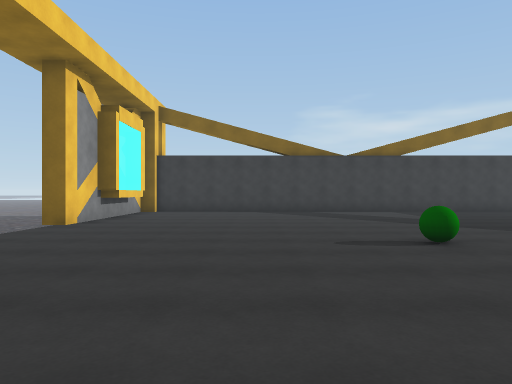
[1] (above)

12 first-person views from a walk through a Unity game level. The camera is 1.4 m above the floor, looks level and sees 70° across. The floor is counted in squares, 2 m on a side. Each view is taken from the middle of a square. On the plan, view 1 faces up. The plan holds only what a view shows up to about 11 squares ahead; the rest is blank. The place goes on beyond the plan.

[2]
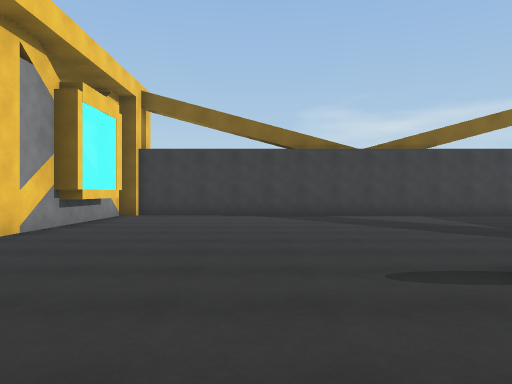

[3]
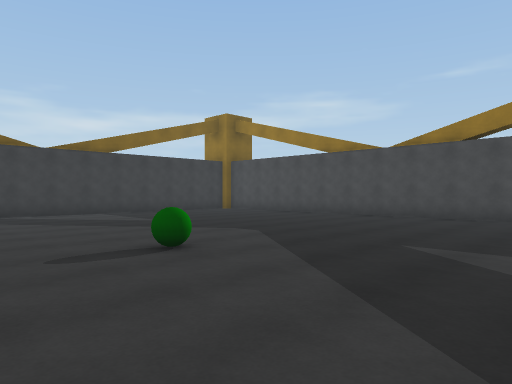

[4]
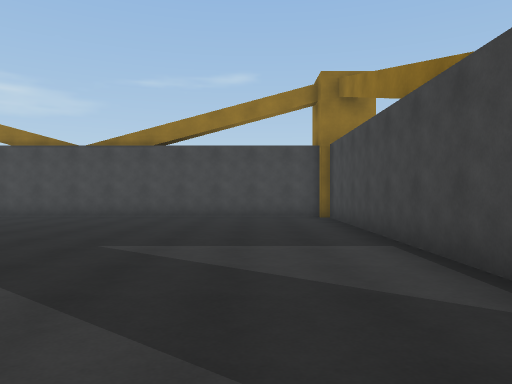

[5]
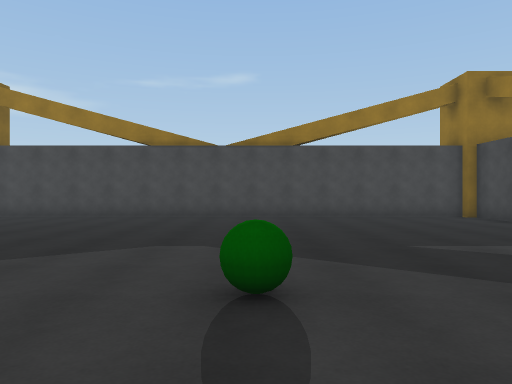

[6]
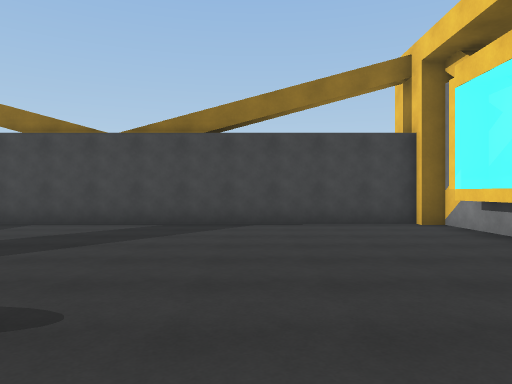

[7]
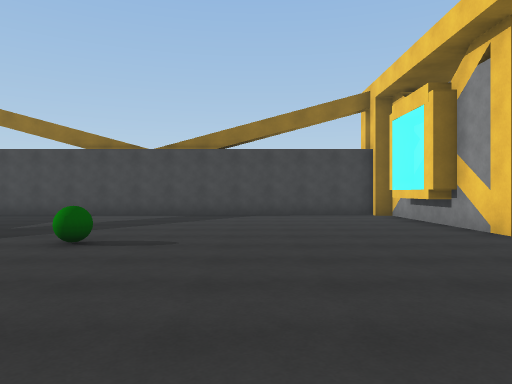

[8]
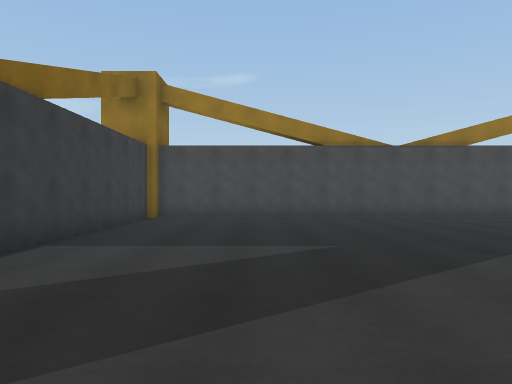

[9]
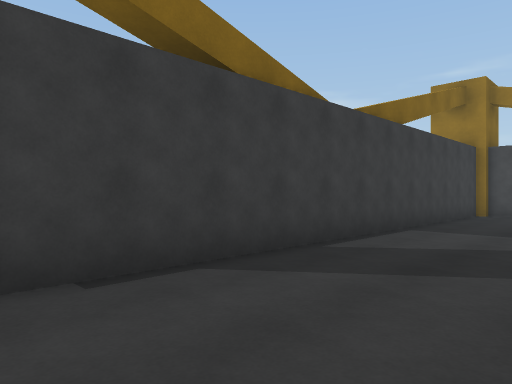

[10]
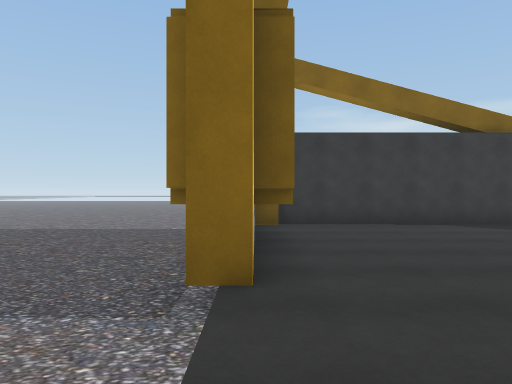

[11]
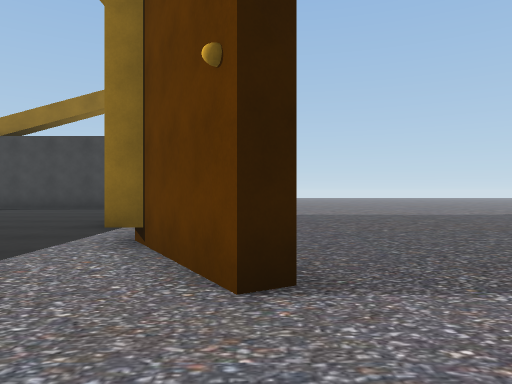

[12]
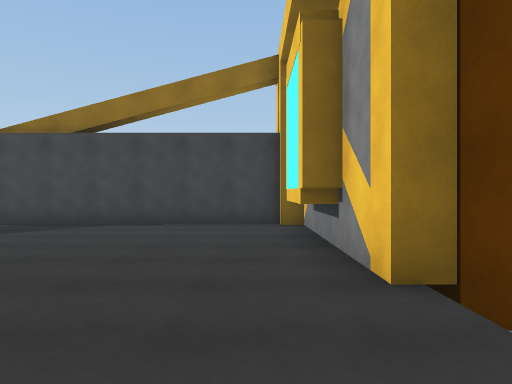

### Floor plan
Key: @ floor where view 1 was taken; # wall or solid block; . main floor; - floor 0.5 m lower than the main floor; B green ball.
Columns run from 12 left of view 1 to 11 right of it. Each row starts with its distance up from view 1.
 16  ------
 15  ------
 14   -----
 13   ----- ################
 12    -----#..............#
 11     --- #..............#
 10     ---##..............#
  9      ---#..............#
  8      ---#..............#
  7     ----...............#
  6     --#-...............#
  5    ---##......B........#
  4   ---- ##..............#
  3   ----  #..............#
  2  -----  #..............#
  1 ------  #..............#
  0 ------  #...@..........#
 -1 ------  ################
 -2 ------

Positions as (right, up) in squares from view 1, and headings:
1: (0, 0), facing up
2: (0, 2), facing up
3: (0, 1), facing up-right
4: (0, 1), facing right
5: (0, 5), facing right
6: (0, 7), facing down
7: (0, 10), facing down
8: (0, 10), facing right
9: (-2, 10), facing up-right
10: (-4, 5), facing up
11: (-6, 9), facing down
12: (-3, 7), facing down
